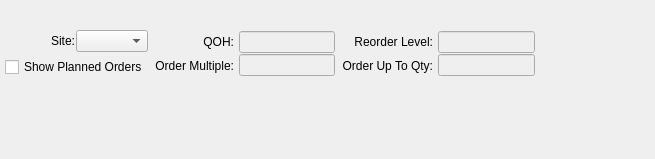
<?xml version="1.0" encoding="UTF-8"?>
<ui version="4.0">
 <comment>This file is part of the xTuple ERP: PostBooks Edition, a free and
open source Enterprise Resource Planning software suite,
Copyright (c) 1999-2011 by OpenMFG LLC, d/b/a xTuple.
It is licensed to you under the Common Public Attribution License
version 1.0, the full text of which (including xTuple-specific Exhibits)
is available at www.xtuple.com/CPAL.  By using this software, you agree
to be bound by its terms.</comment>
 <class>dspRunningAvailability</class>
 <widget class="QWidget" name="dspRunningAvailability">
  <property name="geometry">
   <rect>
    <x>0</x>
    <y>0</y>
    <width>655</width>
    <height>159</height>
   </rect>
  </property>
  <property name="windowTitle">
   <string>Running Availability</string>
  </property>
  <layout class="QVBoxLayout" name="verticalLayout">
   <item>
    <layout class="QHBoxLayout" name="horizontalLayout">
     <item>
      <widget class="ItemCluster" name="_item"/>
     </item>
     <item>
      <spacer>
       <property name="orientation">
        <enum>Qt::Horizontal</enum>
       </property>
       <property name="sizeType">
        <enum>QSizePolicy::Expanding</enum>
       </property>
       <property name="sizeHint" stdset="0">
        <size>
         <width>0</width>
         <height>20</height>
        </size>
       </property>
      </spacer>
     </item>
    </layout>
   </item>
   <item>
    <layout class="QHBoxLayout">
     <property name="spacing">
      <number>0</number>
     </property>
     <item>
      <layout class="QHBoxLayout">
       <property name="spacing">
        <number>7</number>
       </property>
       <item>
        <layout class="QVBoxLayout">
         <property name="spacing">
          <number>0</number>
         </property>
         <item>
          <layout class="QVBoxLayout">
           <property name="spacing">
            <number>5</number>
           </property>
           <item>
            <layout class="QHBoxLayout">
             <property name="spacing">
              <number>0</number>
             </property>
             <item>
              <layout class="QHBoxLayout">
               <property name="spacing">
                <number>1</number>
               </property>
               <item>
                <widget class="QLabel" name="_warehouseLit">
                 <property name="text">
                  <string>Site:</string>
                 </property>
                 <property name="alignment">
                  <set>Qt::AlignRight|Qt::AlignTrailing|Qt::AlignVCenter</set>
                 </property>
                </widget>
               </item>
               <item>
                <widget class="WComboBox" name="_warehouse"/>
               </item>
              </layout>
             </item>
             <item>
              <spacer>
               <property name="orientation">
                <enum>Qt::Horizontal</enum>
               </property>
               <property name="sizeType">
                <enum>QSizePolicy::Preferred</enum>
               </property>
               <property name="sizeHint" stdset="0">
                <size>
                 <width>0</width>
                 <height>20</height>
                </size>
               </property>
              </spacer>
             </item>
            </layout>
           </item>
           <item>
            <widget class="XCheckBox" name="_showPlanned">
             <property name="text">
              <string>Show Planned Orders</string>
             </property>
            </widget>
           </item>
          </layout>
         </item>
         <item>
          <spacer>
           <property name="orientation">
            <enum>Qt::Vertical</enum>
           </property>
           <property name="sizeType">
            <enum>QSizePolicy::Preferred</enum>
           </property>
           <property name="sizeHint" stdset="0">
            <size>
             <width>10</width>
             <height>0</height>
            </size>
           </property>
          </spacer>
         </item>
        </layout>
       </item>
       <item>
        <layout class="QHBoxLayout">
         <property name="spacing">
          <number>5</number>
         </property>
         <item>
          <layout class="QVBoxLayout">
           <property name="spacing">
            <number>0</number>
           </property>
           <item>
            <widget class="QLabel" name="_qohLit">
             <property name="text">
              <string>QOH:</string>
             </property>
             <property name="alignment">
              <set>Qt::AlignRight|Qt::AlignTrailing|Qt::AlignVCenter</set>
             </property>
            </widget>
           </item>
           <item>
            <widget class="QLabel" name="_orderMultipleLit">
             <property name="text">
              <string>Order Multiple:</string>
             </property>
             <property name="alignment">
              <set>Qt::AlignRight|Qt::AlignTrailing|Qt::AlignVCenter</set>
             </property>
            </widget>
           </item>
          </layout>
         </item>
         <item>
          <layout class="QVBoxLayout">
           <property name="spacing">
            <number>0</number>
           </property>
           <item>
            <widget class="XLineEdit" name="_qoh">
             <property name="enabled">
              <bool>false</bool>
             </property>
             <property name="minimumSize">
              <size>
               <width>80</width>
               <height>0</height>
              </size>
             </property>
             <property name="alignment">
              <set>Qt::AlignRight|Qt::AlignTrailing|Qt::AlignVCenter</set>
             </property>
            </widget>
           </item>
           <item>
            <widget class="XLineEdit" name="_orderMultiple">
             <property name="enabled">
              <bool>false</bool>
             </property>
             <property name="minimumSize">
              <size>
               <width>80</width>
               <height>0</height>
              </size>
             </property>
             <property name="alignment">
              <set>Qt::AlignRight|Qt::AlignTrailing|Qt::AlignVCenter</set>
             </property>
            </widget>
           </item>
          </layout>
         </item>
        </layout>
       </item>
       <item>
        <layout class="QHBoxLayout">
         <property name="spacing">
          <number>5</number>
         </property>
         <item>
          <layout class="QVBoxLayout">
           <property name="spacing">
            <number>0</number>
           </property>
           <item>
            <widget class="QLabel" name="_reorderLevelLit">
             <property name="text">
              <string>Reorder Level:</string>
             </property>
             <property name="alignment">
              <set>Qt::AlignRight|Qt::AlignTrailing|Qt::AlignVCenter</set>
             </property>
            </widget>
           </item>
           <item>
            <widget class="QLabel" name="_orderToQtyLit">
             <property name="text">
              <string>Order Up To Qty:</string>
             </property>
             <property name="alignment">
              <set>Qt::AlignRight|Qt::AlignTrailing|Qt::AlignVCenter</set>
             </property>
            </widget>
           </item>
          </layout>
         </item>
         <item>
          <layout class="QVBoxLayout">
           <property name="spacing">
            <number>0</number>
           </property>
           <item>
            <widget class="XLineEdit" name="_reorderLevel">
             <property name="enabled">
              <bool>false</bool>
             </property>
             <property name="minimumSize">
              <size>
               <width>80</width>
               <height>0</height>
              </size>
             </property>
             <property name="alignment">
              <set>Qt::AlignRight|Qt::AlignTrailing|Qt::AlignVCenter</set>
             </property>
            </widget>
           </item>
           <item>
            <widget class="XLineEdit" name="_orderToQty">
             <property name="enabled">
              <bool>false</bool>
             </property>
             <property name="minimumSize">
              <size>
               <width>80</width>
               <height>0</height>
              </size>
             </property>
             <property name="alignment">
              <set>Qt::AlignRight|Qt::AlignTrailing|Qt::AlignVCenter</set>
             </property>
            </widget>
           </item>
          </layout>
         </item>
        </layout>
       </item>
      </layout>
     </item>
     <item>
      <spacer>
       <property name="orientation">
        <enum>Qt::Horizontal</enum>
       </property>
       <property name="sizeType">
        <enum>QSizePolicy::Expanding</enum>
       </property>
       <property name="sizeHint" stdset="0">
        <size>
         <width>137</width>
         <height>20</height>
        </size>
       </property>
      </spacer>
     </item>
    </layout>
   </item>
   <item>
    <spacer name="verticalSpacer">
     <property name="orientation">
      <enum>Qt::Vertical</enum>
     </property>
     <property name="sizeHint" stdset="0">
      <size>
       <width>20</width>
       <height>17</height>
      </size>
     </property>
    </spacer>
   </item>
  </layout>
 </widget>
 <layoutdefault spacing="5" margin="5"/>
 <pixmapfunction>qPixmapFromMimeSource</pixmapfunction>
 <customwidgets>
  <customwidget>
   <class>ItemCluster</class>
   <extends>QWidget</extends>
   <header>itemcluster.h</header>
  </customwidget>
  <customwidget>
   <class>WComboBox</class>
   <extends>XComboBox</extends>
   <header>wcombobox.h</header>
  </customwidget>
  <customwidget>
   <class>XCheckBox</class>
   <extends>QCheckBox</extends>
   <header>xcheckbox.h</header>
  </customwidget>
  <customwidget>
   <class>XComboBox</class>
   <extends>QComboBox</extends>
   <header>xcombobox.h</header>
  </customwidget>
  <customwidget>
   <class>XLineEdit</class>
   <extends>QLineEdit</extends>
   <header>xlineedit.h</header>
  </customwidget>
 </customwidgets>
 <tabstops>
  <tabstop>_item</tabstop>
  <tabstop>_warehouse</tabstop>
  <tabstop>_showPlanned</tabstop>
 </tabstops>
 <resources/>
 <connections>
  <connection>
   <sender>_item</sender>
   <signal>warehouseIdChanged(int)</signal>
   <receiver>_warehouse</receiver>
   <slot>setId(int)</slot>
   <hints>
    <hint type="sourcelabel">
     <x>20</x>
     <y>20</y>
    </hint>
    <hint type="destinationlabel">
     <x>20</x>
     <y>20</y>
    </hint>
   </hints>
  </connection>
  <connection>
   <sender>_item</sender>
   <signal>newId(int)</signal>
   <receiver>_warehouse</receiver>
   <slot>findItemsites(int)</slot>
   <hints>
    <hint type="sourcelabel">
     <x>20</x>
     <y>20</y>
    </hint>
    <hint type="destinationlabel">
     <x>20</x>
     <y>20</y>
    </hint>
   </hints>
  </connection>
 </connections>
</ui>
